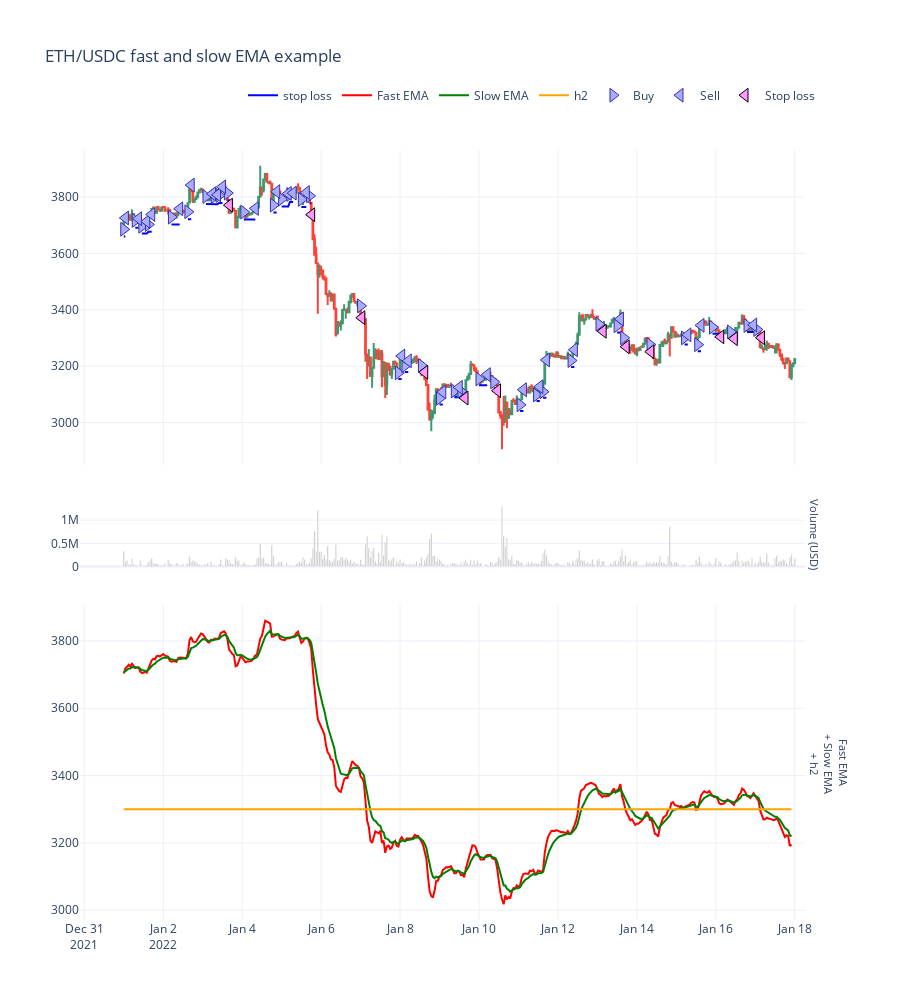

Notebook source saved alongside this figure:
### Code cell
from tradeexecutor.visual.single_pair import visualise_single_pair, visualise_single_pair_positions_with_duration_and_slippage
from tradingstrategy.charting.candle_chart import VolumeBarMode

figure = visualise_single_pair(
    state,
    universe.universe.candles,
    start_at=START_AT,
    end_at=END_AT,
    volume_bar_mode=VolumeBarMode.separate,
    volume_axis_name="Volume (USD)",
    height = 1000,
    relative_sizing=[1, 0.2, 1]
)

figure.show()

### Figure 1 — Plotly figure (JSON) as saved in the notebook; plotly's stock layout.template omitted (floating-point values rounded to 4 significant figures; data arrays with more than 128 entries replaced by an {"elided": "..."} marker saying what was removed)
{"data": [{"marker": {"color": "rgba(128,128,128,0.5)"}, "showlegend": false, "type": "bar", "x": {"elided": "409 str values"}, "xaxis": "x2", "y": {"elided": "409 float values"}, "yaxis": "y2"}, {"close": {"elided": "409 float values"}, "high": {"elided": "409 float values"}, "hoverinfo": "text", "low": {"elided": "409 float values"}, "open": {"elided": "409 float values"}, "showlegend": false, "text": {"elided": "409 str values"}, "type": "candlestick", "x": {"elided": "409 str values"}, "xaxis": "x", "yaxis": "y"}, {"line": {"color": "blue", "shape": "linear"}, "mode": "lines", "name": "stop loss", "type": "scatter", "x": {"elided": "408 str values"}, "xaxis": "x", "y": {"elided": "408 float values"}, "yaxis": "y"}, {"line": {"color": "red", "shape": "linear"}, "mode": "lines", "name": "Fast EMA", "type": "scatter", "x": {"elided": "408 str values"}, "xaxis": "x3", "y": {"elided": "408 float values"}, "yaxis": "y3"}, {"line": {"color": "green", "shape": "linear"}, "mode": "lines", "name": "Slow EMA", "type": "scatter", "x": {"elided": "408 str values"}, "xaxis": "x3", "y": {"elided": "408 float values"}, "yaxis": "y3"}, {"line": {"color": "orange", "shape": "linear"}, "mode": "lines", "name": "h2", "type": "scatter", "x": {"elided": "408 str values"}, "xaxis": "x3", "y": {"elided": "408 int values"}, "yaxis": "y3"}, {"hoverinfo": "text", "marker": {"color": "#aaaaff", "line": {"color": "#3333aa", "width": 1}, "size": 12, "symbol": "triangle-right"}, "mode": "markers", "name": "Buy", "text": ["Buy ETH<br><br>Executed at: 2022-01-01 00:00:00<br>Value: 7000.0000 USD<br>Quantity: 1.894503 ETH<br><br>Mid-price: 3685.6853 ETH / USD<br>Executed at price: 3694.8995 ETH / USD<br>Estimated execution price: 3694.8995 ETH / USD<br><br>Fees paid: $17.50<br>Fees planned: $17.50<br>Fees: 0.0025 %", "Buy ETH<br><br>Executed at: 2022-01-01 07:00:00<br>Value: 7028.6896 USD<br>Quantity: 1.886392 ETH<br><br>Mid-price: 3716.7038 ETH / USD<br>Executed at price: 3725.9956 ETH / USD<br>Estimated execution price: 3725.9956 ETH / USD<br><br>Fees paid: $17.57<br>Fees planned: $17.57<br>Fees: 0.0025 %", "Buy ETH<br><br>Executed at: 2022-01-01 11:00:00<br>Value: 7012.8027 USD<br>Quantity: 1.892556 ETH<br><br>Mid-price: 3696.2261 ETH / USD<br>Executed at price: 3705.4666 ETH / USD<br>Estimated execution price: 3705.4666 ETH / USD<br><br>Fees paid: $17.53<br>Fees planned: $17.53<br>Fees: 0.0025 %", "Buy ETH<br><br>Executed at: 2022-01-01 15:00:00<br>Value: 7011.2038 USD<br>Quantity: 1.888913 ETH<br><br>Mid-price: 3702.5098 ETH / USD<br>Executed at price: 3711.7661 ETH / USD<br>Estimated execution price: 3711.7661 ETH / USD<br><br>Fees paid: $17.53<br>Fees planned: $17.53<br>Fees: 0.0025 %", "Buy ETH<br><br>Executed at: 2022-01-02 05:00:00<br>Value: 7033.8286 USD<br>Quantity: 1.881604 ETH<br><br>Mid-price: 3728.8866 ETH / USD<br>Executed at price: 3738.2089 ETH / USD<br>Estimated execution price: 3738.2089 ETH / USD<br><br>Fees paid: $17.58<br>Fees planned: $17.58<br>Fees: 0.0025 %", "Buy ETH<br><br>Executed at: 2022-01-02 15:00:00<br>Value: 7048.0019 USD<br>Quantity: 1.875948 ETH<br><br>Mid-price: 3747.6660 ETH / USD<br>Executed at price: 3757.0352 ETH / USD<br>Estimated execution price: 3757.0352 ETH / USD<br><br>Fees paid: $17.62<br>Fees planned: $17.62<br>Fees: 0.0025 %", "Buy ETH<br><br>Executed at: 2022-01-03 02:00:00<br>Value: 7147.6100 USD<br>Quantity: 1.875278 ETH<br><br>Mid-price: 3801.9895 ETH / USD<br>Executed at price: 3811.4945 ETH / USD<br>Estimated execution price: 3811.4945 ETH / USD<br><br>Fees paid: $17.87<br>Fees planned: $17.87<br>Fees: 0.0025 %", "Buy ETH<br><br>Executed at: 2022-01-03 07:00:00<br>Value: 7135.2214 USD<br>Quantity: 1.872290 ETH<br><br>Mid-price: 3801.4568 ETH / USD<br>Executed at price: 3810.9605 ETH / USD<br>Estimated execution price: 3810.9605 ETH / USD<br><br>Fees paid: $17.84<br>Fees planned: $17.84<br>Fees: 0.0025 %", "Buy ETH<br><br>Executed at: 2022-01-03 10:00:00<br>Value: 7118.7001 USD<br>Quantity: 1.865887 ETH<br><br>Mid-price: 3805.6686 ETH / USD<br>Executed at price: 3815.1828 ETH / USD<br>Estimated execution price: 3815.1828 ETH / USD<br><br>Fees paid: $17.80<br>Fees planned: $17.80<br>Fees: 0.0025 %", "Buy ETH<br><br>Executed at: 2022-01-03 15:00:00<br>Value: 7133.4370 USD<br>Quantity: 1.865559 ETH<br><br>Mid-price: 3814.2182 ETH / USD<br>Executed at price: 3823.7538 ETH / USD<br>Estimated execution price: 3823.7538 ETH / USD<br><br>Fees paid: $17.83<br>Fees planned: $17.83<br>Fees: 0.0025 %", "Buy ETH<br><br>Executed at: 2022-01-04 01:00:00<br>Value: 7052.4342 USD<br>Quantity: 1.877665 ETH<br><br>Mid-price: 3746.5932 ETH / USD<br>Executed at price: 3755.9597 ETH / USD<br>Estimated execution price: 3755.9597 ETH / USD<br><br>Fees paid: $17.63<br>Fees planned: $17.63<br>Fees: 0.0025 %", "Buy ETH<br><br>Executed at: 2022-01-04 19:00:00<br>Value: 7044.7507 USD<br>Quantity: 1.863267 ETH<br><br>Mid-price: 3771.4312 ETH / USD<br>Executed at price: 3780.8598 ETH / USD<br>Estimated execution price: 3780.8598 ETH / USD<br><br>Fees paid: $17.61<br>Fees planned: $17.61<br>Fees: 0.0025 %", "Buy ETH<br><br>Executed at: 2022-01-05 00:00:00<br>Value: 7082.4008 USD<br>Quantity: 1.862529 ETH<br><br>Mid-price: 3793.0901 ETH / USD<br>Executed at price: 3802.5728 ETH / USD<br>Estimated execution price: 3802.5728 ETH / USD<br><br>Fees paid: $17.71<br>Fees planned: $17.71<br>Fees: 0.0025 %", "Buy ETH<br><br>Executed at: 2022-01-05 05:00:00<br>Value: 7083.0144 USD<br>Quantity: 1.854833 ETH<br><br>Mid-price: 3809.1576 ETH / USD<br>Executed at price: 3818.6805 ETH / USD<br>Estimated execution price: 3818.6805 ETH / USD<br><br>Fees paid: $17.71<br>Fees planned: $17.71<br>Fees: 0.0025 %", "Buy ETH<br><br>Executed at: 2022-01-05 12:00:00<br>Value: 7064.5175 USD<br>Quantity: 1.858635 ETH<br><br>Mid-price: 3791.4384 ETH / USD<br>Executed at price: 3800.9170 ETH / USD<br>Estimated execution price: 3800.9170 ETH / USD<br><br>Fees paid: $17.66<br>Fees planned: $17.66<br>Fees: 0.0025 %", "Buy ETH<br><br>Executed at: 2022-01-05 17:00:00<br>Value: 7071.7837 USD<br>Quantity: 1.854287 ETH<br><br>Mid-price: 3804.2378 ETH / USD<br>Executed at price: 3813.7484 ETH / USD<br>Estimated execution price: 3813.7484 ETH / USD<br><br>Fees paid: $17.68<br>Fees planned: $17.68<br>Fees: 0.0025 %", "Buy ETH<br><br>Executed at: 2022-01-07 00:00:00<br>Value: 6960.4425 USD<br>Quantity: 2.033760 ETH<br><br>Mid-price: 3413.9160 ETH / USD<br>Executed at price: 3422.4508 ETH / USD<br>Estimated execution price: 3422.4508 ETH / USD<br><br>Fees paid: $17.40<br>Fees planned: $17.40<br>Fees: 0.0025 %", "Buy ETH<br><br>Executed at: 2022-01-07 23:00:00<br>Value: 6876.4855 USD<br>Quantity: 2.159454 ETH<br><br>Mid-price: 3176.4219 ETH / USD<br>Executed at price: 3184.3629 ETH / USD<br>Estimated execution price: 3184.3629 ETH / USD<br><br>Fees paid: $17.19<br>Fees planned: $17.19<br>Fees: 0.0025 %", "Buy ETH<br><br>Executed at: 2022-01-08 03:00:00<br>Value: 6942.3422 USD<br>Quantity: 2.162922 ETH<br><br>Mid-price: 3201.7016 ETH / USD<br>Executed at price: 3209.7058 ETH / USD<br>Estimated execution price: 3209.7058 ETH / USD<br><br>Fees paid: $17.36<br>Fees planned: $17.36<br>Fees: 0.0025 %", "Buy ETH<br><br>Executed at: 2022-01-08 13:00:00<br>Value: 6944.1691 USD<br>Quantity: 2.163002 ETH<br><br>Mid-price: 3202.4254 ETH / USD<br>Executed at price: 3210.4315 ETH / USD<br>Estimated execution price: 3210.4315 ETH / USD<br><br>Fees paid: $17.36<br>Fees planned: $17.36<br>Fees: 0.0025 %", "Buy ETH<br><br>Executed at: 2022-01-09 00:00:00<br>Value: 6883.7186 USD<br>Quantity: 2.225097 ETH<br><br>Mid-price: 3085.9569 ETH / USD<br>Executed at price: 3093.6717 ETH / USD<br>Estimated execution price: 3093.6717 ETH / USD<br><br>Fees paid: $17.21<br>Fees planned: $17.21<br>Fees: 0.0025 %", "Buy ETH<br><br>Executed at: 2022-01-09 09:00:00<br>Value: 6894.8843 USD<br>Quantity: 2.210112 ETH<br><br>Mid-price: 3111.9188 ETH / USD<br>Executed at price: 3119.6986 ETH / USD<br>Estimated execution price: 3119.6986 ETH / USD<br><br>Fees paid: $17.24<br>Fees planned: $17.24<br>Fees: 0.0025 %", "Buy ETH<br><br>Executed at: 2022-01-09 13:00:00<br>Value: 6890.5796 USD<br>Quantity: 2.209239 ETH<br><br>Mid-price: 3111.2053 ETH / USD<br>Executed at price: 3118.9833 ETH / USD<br>Estimated execution price: 3118.9833 ETH / USD<br><br>Fees paid: $17.23<br>Fees planned: $17.23<br>Fees: 0.0025 %", "Buy ETH<br><br>Executed at: 2022-01-10 00:00:00<br>Value: 6829.0135 USD<br>Quantity: 2.159400 ETH<br><br>Mid-price: 3154.5727 ETH / USD<br>Executed at price: 3162.4591 ETH / USD<br>Estimated execution price: 3162.4591 ETH / USD<br><br>Fees paid: $17.07<br>Fees planned: $17.07<br>Fees: 0.0025 %", "Buy ETH<br><br>Executed at: 2022-01-10 09:00:00<br>Value: 6828.4634 USD<br>Quantity: 2.166518 ETH<br><br>Mid-price: 3143.9553 ETH / USD<br>Executed at price: 3151.8152 ETH / USD<br>Estimated execution price: 3151.8152 ETH / USD<br><br>Fees paid: $17.07<br>Fees planned: $17.07<br>Fees: 0.0025 %", "Buy ETH<br><br>Executed at: 2022-01-11 01:00:00<br>Value: 6757.7660 USD<br>Quantity: 2.200905 ETH<br><br>Mid-price: 3062.7912 ETH / USD<br>Executed at price: 3070.4482 ETH / USD<br>Estimated execution price: 3070.4482 ETH / USD<br><br>Fees paid: $16.89<br>Fees planned: $16.89<br>Fees: 0.0025 %", "Buy ETH<br><br>Executed at: 2022-01-11 11:00:00<br>Value: 6816.6199 USD<br>Quantity: 2.194977 ETH<br><br>Mid-price: 3097.8089 ETH / USD<br>Executed at price: 3105.5535 ETH / USD<br>Estimated execution price: 3105.5535 ETH / USD<br><br>Fees paid: $17.04<br>Fees planned: $17.04<br>Fees: 0.0025 %", "Buy ETH<br><br>Executed at: 2022-01-11 15:00:00<br>Value: 6837.7680 USD<br>Quantity: 2.193646 ETH<br><br>Mid-price: 3109.3052 ETH / USD<br>Executed at price: 3117.0785 ETH / USD<br>Estimated execution price: 3117.0785 ETH / USD<br><br>Fees paid: $17.09<br>Fees planned: $17.09<br>Fees: 0.0025 %", "Buy ETH<br><br>Executed at: 2022-01-12 08:00:00<br>Value: 6986.4552 USD<br>Quantity: 2.164270 ETH<br><br>Mid-price: 3220.0390 ETH / USD<br>Executed at price: 3228.0891 ETH / USD<br>Estimated execution price: 3228.0891 ETH / USD<br><br>Fees paid: $17.47<br>Fees planned: $17.47<br>Fees: 0.0025 %", "Buy ETH<br><br>Executed at: 2022-01-13 01:00:00<br>Value: 7019.8262 USD<br>Quantity: 2.090947 ETH<br><br>Mid-price: 3348.8750 ETH / USD<br>Executed at price: 3357.2472 ETH / USD<br>Estimated execution price: 3357.2472 ETH / USD<br><br>Fees paid: $17.55<br>Fees planned: $17.55<br>Fees: 0.0025 %", "Buy ETH<br><br>Executed at: 2022-01-13 12:00:00<br>Value: 6958.7777 USD<br>Quantity: 2.076225 ETH<br><br>Mid-price: 3343.2917 ETH / USD<br>Executed at price: 3351.6499 ETH / USD<br>Estimated execution price: 3351.6499 ETH / USD<br><br>Fees paid: $17.40<br>Fees planned: $17.40<br>Fees: 0.0025 %", "Buy ETH<br><br>Executed at: 2022-01-13 16:00:00<br>Value: 6969.2344 USD<br>Quantity: 2.106322 ETH<br><br>Mid-price: 3300.4715 ETH / USD<br>Executed at price: 3308.7227 ETH / USD<br>Estimated execution price: 3308.7227 ETH / USD<br><br>Fees paid: $17.42<br>Fees planned: $17.42<br>Fees: 0.0025 %", "Buy ETH<br><br>Executed at: 2022-01-14 08:00:00<br>Value: 6898.2475 USD<br>Quantity: 2.100301 ETH<br><br>Mid-price: 3276.2181 ETH / USD<br>Executed at price: 3284.4087 ETH / USD<br>Estimated execution price: 3284.4087 ETH / USD<br><br>Fees paid: $17.25<br>Fees planned: $17.25<br>Fees: 0.0025 %", "Buy ETH<br><br>Executed at: 2022-01-15 05:00:00<br>Value: 6837.5476 USD<br>Quantity: 2.066575 ETH<br><br>Mid-price: 3300.3869 ETH / USD<br>Executed at price: 3308.6379 ETH / USD<br>Estimated execution price: 3308.6379 ETH / USD<br><br>Fees paid: $17.09<br>Fees planned: $17.09<br>Fees: 0.0025 %", "Buy ETH<br><br>Executed at: 2022-01-15 13:00:00<br>Value: 6829.0583 USD<br>Quantity: 2.079194 ETH<br><br>Mid-price: 3276.2829 ETH / USD<br>Executed at price: 3284.4736 ETH / USD<br>Estimated execution price: 3284.4736 ETH / USD<br><br>Fees paid: $17.07<br>Fees planned: $17.07<br>Fees: 0.0025 %", "Buy ETH<br><br>Executed at: 2022-01-15 22:00:00<br>Value: 6904.6997 USD<br>Quantity: 2.063166 ETH<br><br>Mid-price: 3338.3070 ETH / USD<br>Executed at price: 3346.6528 ETH / USD<br>Estimated execution price: 3346.6528 ETH / USD<br><br>Fees paid: $17.26<br>Fees planned: $17.26<br>Fees: 0.0025 %", "Buy ETH<br><br>Executed at: 2022-01-16 09:00:00<br>Value: 6831.2539 USD<br>Quantity: 2.051522 ETH<br><br>Mid-price: 3321.5431 ETH / USD<br>Executed at price: 3329.8469 ETH / USD<br>Estimated execution price: 3329.8469 ETH / USD<br><br>Fees paid: $17.08<br>Fees planned: $17.08<br>Fees: 0.0025 %", "Buy ETH<br><br>Executed at: 2022-01-16 19:00:00<br>Value: 6772.8542 USD<br>Quantity: 2.020085 ETH<br><br>Mid-price: 3344.3964 ETH / USD<br>Executed at price: 3352.7574 ETH / USD<br>Estimated execution price: 3352.7574 ETH / USD<br><br>Fees paid: $16.93<br>Fees planned: $16.93<br>Fees: 0.0025 %", "Buy ETH<br><br>Executed at: 2022-01-17 01:00:00<br>Value: 6751.5360 USD<br>Quantity: 2.022492 ETH<br><br>Mid-price: 3329.9015 ETH / USD<br>Executed at price: 3338.2263 ETH / USD<br>Estimated execution price: 3338.2263 ETH / USD<br><br>Fees paid: $16.88<br>Fees planned: $16.88<br>Fees: 0.0025 %"], "type": "scatter", "x": ["2022-01-01T00:00:00", "2022-01-01T07:00:00", "2022-01-01T11:00:00", "2022-01-01T15:00:00", "2022-01-02T05:00:00", "2022-01-02T15:00:00", "2022-01-03T02:00:00", "2022-01-03T07:00:00", "2022-01-03T10:00:00", "2022-01-03T15:00:00", "2022-01-04T01:00:00", "2022-01-04T19:00:00", "2022-01-05T00:00:00", "2022-01-05T05:00:00", "2022-01-05T12:00:00", "2022-01-05T17:00:00", "2022-01-07T00:00:00", "2022-01-07T23:00:00", "2022-01-08T03:00:00", "2022-01-08T13:00:00", "2022-01-09T00:00:00", "2022-01-09T09:00:00", "2022-01-09T13:00:00", "2022-01-10T00:00:00", "2022-01-10T09:00:00", "2022-01-11T01:00:00", "2022-01-11T11:00:00", "2022-01-11T15:00:00", "2022-01-12T08:00:00", "2022-01-13T01:00:00", "2022-01-13T12:00:00", "2022-01-13T16:00:00", "2022-01-14T08:00:00", "2022-01-15T05:00:00", "2022-01-15T13:00:00", "2022-01-15T22:00:00", "2022-01-16T09:00:00", "2022-01-16T19:00:00", "2022-01-17T01:00:00"], "xaxis": "x", "y": [3686.0, 3717.0, 3696.0, 3703.0, 3729.0, 3748.0, 3802.0, 3801.0, 3806.0, 3814.0, 3747.0, 3771.0, 3793.0, 3809.0, 3791.0, 3804.0, 3414.0, 3176.0, 3202.0, 3202.0, 3086.0, 3112.0, 3111.0, 3155.0, 3144.0, 3063.0, 3098.0, 3109.0, 3220.0, 3349.0, 3343.0, 3300.0, 3276.0, 3300.0, 3276.0, 3338.0, 3322.0, 3344.0, 3330.0], "yaxis": "y"}, {"hoverinfo": "text", "marker": {"color": "#aaaaff", "line": {"color": "#3333aa", "width": 1}, "size": 12, "symbol": "triangle-left"}, "mode": "markers", "name": "Sell", "text": ["Sell ETH<br><br>Executed at: 2022-01-01 01:00:00<br>Value: 7040.9852 USD<br>Quantity: 1.894503 ETH<br><br>Mid-price: 3725.8479 ETH / USD<br>Executed at price: 3716.5333 ETH / USD<br>Estimated execution price: 3716.5333 ETH / USD<br><br>Fees paid: $17.65<br>Fees planned: $17.65<br>Fees: 0.0025 %", "Sell ETH<br><br>Executed at: 2022-01-01 09:00:00<br>Value: 7005.9940 USD<br>Quantity: 1.886392 ETH<br><br>Mid-price: 3723.2725 ETH / USD<br>Executed at price: 3713.9644 ETH / USD<br>Estimated execution price: 3713.9644 ETH / USD<br><br>Fees paid: $17.56<br>Fees planned: $17.56<br>Fees: 0.0025 %", "Sell ETH<br><br>Executed at: 2022-01-01 14:00:00<br>Value: 7010.5186 USD<br>Quantity: 1.892556 ETH<br><br>Mid-price: 3713.5436 ETH / USD<br>Executed at price: 3704.2597 ETH / USD<br>Estimated execution price: 3704.2597 ETH / USD<br><br>Fees paid: $17.57<br>Fees planned: $17.57<br>Fees: 0.0025 %", "Sell ETH<br><br>Executed at: 2022-01-01 17:00:00<br>Value: 7043.5249 USD<br>Quantity: 1.888913 ETH<br><br>Mid-price: 3738.2225 ETH / USD<br>Executed at price: 3728.8770 ETH / USD<br>Estimated execution price: 3728.8770 ETH / USD<br><br>Fees paid: $17.65<br>Fees planned: $17.65<br>Fees: 0.0025 %", "Sell ETH<br><br>Executed at: 2022-01-02 10:00:00<br>Value: 7054.0761 USD<br>Quantity: 1.881604 ETH<br><br>Mid-price: 3758.3656 ETH / USD<br>Executed at price: 3748.9697 ETH / USD<br>Estimated execution price: 3748.9697 ETH / USD<br><br>Fees paid: $17.68<br>Fees planned: $17.68<br>Fees: 0.0025 %", "Sell ETH<br><br>Executed at: 2022-01-02 17:00:00<br>Value: 7190.2993 USD<br>Quantity: 1.875948 ETH<br><br>Mid-price: 3842.4950 ETH / USD<br>Executed at price: 3832.8888 ETH / USD<br>Estimated execution price: 3832.8888 ETH / USD<br><br>Fees paid: $18.02<br>Fees planned: $18.02<br>Fees: 0.0025 %", "Sell ETH<br><br>Executed at: 2022-01-03 06:00:00<br>Value: 7129.9120 USD<br>Quantity: 1.875278 ETH<br><br>Mid-price: 3811.5859 ETH / USD<br>Executed at price: 3802.0569 ETH / USD<br>Estimated execution price: 3802.0569 ETH / USD<br><br>Fees paid: $17.87<br>Fees planned: $17.87<br>Fees: 0.0025 %", "Sell ETH<br><br>Executed at: 2022-01-03 09:00:00<br>Value: 7111.6196 USD<br>Quantity: 1.872290 ETH<br><br>Mid-price: 3807.8743 ETH / USD<br>Executed at price: 3798.3546 ETH / USD<br>Estimated execution price: 3798.3546 ETH / USD<br><br>Fees paid: $17.82<br>Fees planned: $17.82<br>Fees: 0.0025 %", "Sell ETH<br><br>Executed at: 2022-01-03 12:00:00<br>Value: 7139.7528 USD<br>Quantity: 1.865887 ETH<br><br>Mid-price: 3836.0558 ETH / USD<br>Executed at price: 3826.4657 ETH / USD<br>Estimated execution price: 3826.4657 ETH / USD<br><br>Fees paid: $17.89<br>Fees planned: $17.89<br>Fees: 0.0025 %", "Sell ETH<br><br>Executed at: 2022-01-04 08:00:00<br>Value: 7041.4577 USD<br>Quantity: 1.877665 ETH<br><br>Mid-price: 3759.5126 ETH / USD<br>Executed at price: 3750.1139 ETH / USD<br>Estimated execution price: 3750.1139 ETH / USD<br><br>Fees paid: $17.65<br>Fees planned: $17.65<br>Fees: 0.0025 %", "Sell ETH<br><br>Executed at: 2022-01-04 21:00:00<br>Value: 7098.5365 USD<br>Quantity: 1.863267 ETH<br><br>Mid-price: 3819.2744 ETH / USD<br>Executed at price: 3809.7262 ETH / USD<br>Estimated execution price: 3809.7262 ETH / USD<br><br>Fees paid: $17.79<br>Fees planned: $17.79<br>Fees: 0.0025 %", "Sell ETH<br><br>Executed at: 2022-01-05 04:00:00<br>Value: 7083.2774 USD<br>Quantity: 1.862529 ETH<br><br>Mid-price: 3812.5749 ETH / USD<br>Executed at price: 3803.0435 ETH / USD<br>Estimated execution price: 3803.0435 ETH / USD<br><br>Fees paid: $17.75<br>Fees planned: $17.75<br>Fees: 0.0025 %", "Sell ETH<br><br>Executed at: 2022-01-05 07:00:00<br>Value: 7056.5902 USD<br>Quantity: 1.854833 ETH<br><br>Mid-price: 3813.9693 ETH / USD<br>Executed at price: 3804.4343 ETH / USD<br>Estimated execution price: 3804.4343 ETH / USD<br><br>Fees paid: $17.69<br>Fees planned: $17.69<br>Fees: 0.0025 %", "Sell ETH<br><br>Executed at: 2022-01-05 15:00:00<br>Value: 7074.8978 USD<br>Quantity: 1.858635 ETH<br><br>Mid-price: 3816.0420 ETH / USD<br>Executed at price: 3806.5019 ETH / USD<br>Estimated execution price: 3806.5019 ETH / USD<br><br>Fees paid: $17.73<br>Fees planned: $17.73<br>Fees: 0.0025 %", "Sell ETH<br><br>Executed at: 2022-01-08 01:00:00<br>Value: 6970.5665 USD<br>Quantity: 2.159454 ETH<br><br>Mid-price: 3236.0200 ETH / USD<br>Executed at price: 3227.9299 ETH / USD<br>Estimated execution price: 3227.9299 ETH / USD<br><br>Fees paid: $17.47<br>Fees planned: $17.47<br>Fees: 0.0025 %", "Sell ETH<br><br>Executed at: 2022-01-08 05:00:00<br>Value: 6944.9521 USD<br>Quantity: 2.162922 ETH<br><br>Mid-price: 3218.9599 ETH / USD<br>Executed at price: 3210.9125 ETH / USD<br>Estimated execution price: 3210.9125 ETH / USD<br><br>Fees paid: $17.41<br>Fees planned: $17.41<br>Fees: 0.0025 %", "Sell ETH<br><br>Executed at: 2022-01-09 02:00:00<br>Value: 6899.6696 USD<br>Quantity: 2.225097 ETH<br><br>Mid-price: 3108.6120 ETH / USD<br>Executed at price: 3100.8404 ETH / USD<br>Estimated execution price: 3100.8404 ETH / USD<br><br>Fees paid: $17.29<br>Fees planned: $17.29<br>Fees: 0.0025 %", "Sell ETH<br><br>Executed at: 2022-01-09 12:00:00<br>Value: 6888.7347 USD<br>Quantity: 2.210112 ETH<br><br>Mid-price: 3124.7280 ETH / USD<br>Executed at price: 3116.9162 ETH / USD<br>Estimated execution price: 3116.9162 ETH / USD<br><br>Fees paid: $17.26<br>Fees planned: $17.26<br>Fees: 0.0025 %", "Sell ETH<br><br>Executed at: 2022-01-10 05:00:00<br>Value: 6828.2276 USD<br>Quantity: 2.159400 ETH<br><br>Mid-price: 3170.0202 ETH / USD<br>Executed at price: 3162.0952 ETH / USD<br>Estimated execution price: 3162.0952 ETH / USD<br><br>Fees paid: $17.11<br>Fees planned: $17.11<br>Fees: 0.0025 %", "Sell ETH<br><br>Executed at: 2022-01-11 03:00:00<br>Value: 6841.8430 USD<br>Quantity: 2.200905 ETH<br><br>Mid-price: 3116.4403 ETH / USD<br>Executed at price: 3108.6492 ETH / USD<br>Estimated execution price: 3108.6492 ETH / USD<br><br>Fees paid: $17.15<br>Fees planned: $17.15<br>Fees: 0.0025 %", "Sell ETH<br><br>Executed at: 2022-01-11 13:00:00<br>Value: 6846.8314 USD<br>Quantity: 2.194977 ETH<br><br>Mid-price: 3127.1352 ETH / USD<br>Executed at price: 3119.3174 ETH / USD<br>Estimated execution price: 3119.3174 ETH / USD<br><br>Fees paid: $17.16<br>Fees planned: $17.16<br>Fees: 0.0025 %", "Sell ETH<br><br>Executed at: 2022-01-11 17:00:00<br>Value: 7050.1783 USD<br>Quantity: 2.193646 ETH<br><br>Mid-price: 3221.9632 ETH / USD<br>Executed at price: 3213.9083 ETH / USD<br>Estimated execution price: 3213.9083 ETH / USD<br><br>Fees paid: $17.67<br>Fees planned: $17.67<br>Fees: 0.0025 %", "Sell ETH<br><br>Executed at: 2022-01-12 10:00:00<br>Value: 7034.1280 USD<br>Quantity: 2.164270 ETH<br><br>Mid-price: 3258.2619 ETH / USD<br>Executed at price: 3250.1163 ETH / USD<br>Estimated execution price: 3250.1163 ETH / USD<br><br>Fees paid: $17.63<br>Fees planned: $17.63<br>Fees: 0.0025 %", "Sell ETH<br><br>Executed at: 2022-01-13 14:00:00<br>Value: 6973.7159 USD<br>Quantity: 2.076225 ETH<br><br>Mid-price: 3367.2630 ETH / USD<br>Executed at price: 3358.8448 ETH / USD<br>Estimated execution price: 3358.8448 ETH / USD<br><br>Fees paid: $17.48<br>Fees planned: $17.48<br>Fees: 0.0025 %", "Sell ETH<br><br>Executed at: 2022-01-15 07:00:00<br>Value: 6825.4200 USD<br>Quantity: 2.066575 ETH<br><br>Mid-price: 3311.0470 ETH / USD<br>Executed at price: 3302.7694 ETH / USD<br>Estimated execution price: 3302.7694 ETH / USD<br><br>Fees paid: $17.11<br>Fees planned: $17.11<br>Fees: 0.0025 %", "Sell ETH<br><br>Executed at: 2022-01-15 15:00:00<br>Value: 6937.1175 USD<br>Quantity: 2.079194 ETH<br><br>Mid-price: 3344.8074 ETH / USD<br>Executed at price: 3336.4453 ETH / USD<br>Estimated execution price: 3336.4453 ETH / USD<br><br>Fees paid: $17.39<br>Fees planned: $17.39<br>Fees: 0.0025 %", "Sell ETH<br><br>Executed at: 2022-01-16 23:00:00<br>Value: 6742.3996 USD<br>Quantity: 2.020085 ETH<br><br>Mid-price: 3346.0466 ETH / USD<br>Executed at price: 3337.6815 ETH / USD<br>Estimated execution price: 3337.6815 ETH / USD<br><br>Fees paid: $16.90<br>Fees planned: $16.90<br>Fees: 0.0025 %"], "type": "scatter", "x": ["2022-01-01T01:00:00", "2022-01-01T09:00:00", "2022-01-01T14:00:00", "2022-01-01T17:00:00", "2022-01-02T10:00:00", "2022-01-02T17:00:00", "2022-01-03T06:00:00", "2022-01-03T09:00:00", "2022-01-03T12:00:00", "2022-01-04T08:00:00", "2022-01-04T21:00:00", "2022-01-05T04:00:00", "2022-01-05T07:00:00", "2022-01-05T15:00:00", "2022-01-08T01:00:00", "2022-01-08T05:00:00", "2022-01-09T02:00:00", "2022-01-09T12:00:00", "2022-01-10T05:00:00", "2022-01-11T03:00:00", "2022-01-11T13:00:00", "2022-01-11T17:00:00", "2022-01-12T10:00:00", "2022-01-13T14:00:00", "2022-01-15T07:00:00", "2022-01-15T15:00:00", "2022-01-16T23:00:00"], "xaxis": "x", "y": [3726.0, 3723.0, 3714.0, 3738.0, 3758.0, 3842.0, 3812.0, 3808.0, 3836.0, 3760.0, 3819.0, 3813.0, 3814.0, 3816.0, 3236.0, 3219.0, 3109.0, 3125.0, 3170.0, 3116.0, 3127.0, 3222.0, 3258.0, 3367.0, 3311.0, 3345.0, 3346.0], "yaxis": "y"}, {"hoverinfo": "text", "marker": {"line": {"color": "black", "width": 1}, "size": 12, "symbol": "triangle-left"}, "mode": "markers", "name": "Stop loss", "text": ["Stop loss ETH<br><br>Trigger was at 3787.5187 ETH / USD<br><br>Executed at: 2022-01-03 16:15:00<br>Value: 7017.7187 USD<br>Quantity: 1.865559 ETH<br><br>Mid-price: 3771.1529 ETH / USD<br>Executed at price: 3761.7250 ETH / USD<br>Estimated execution price: 3761.7250 ETH / USD<br><br>Fees paid: $17.59<br>Fees planned: $17.59<br>Fees: 0.0025 %", "Stop loss ETH<br><br>Trigger was at 3777.6082 ETH / USD<br><br>Executed at: 2022-01-05 18:15:00<br>Value: 6912.7249 USD<br>Quantity: 1.854287 ETH<br><br>Mid-price: 3737.3127 ETH / USD<br>Executed at price: 3727.9695 ETH / USD<br>Estimated execution price: 3727.9695 ETH / USD<br><br>Fees paid: $17.33<br>Fees planned: $17.33<br>Fees: 0.0025 %", "Stop loss ETH<br><br>Trigger was at 3390.0186 ETH / USD<br><br>Executed at: 2022-01-07 00:45:00<br>Value: 6840.5039 USD<br>Quantity: 2.033760 ETH<br><br>Mid-price: 3371.9067 ETH / USD<br>Executed at price: 3363.4770 ETH / USD<br>Estimated execution price: 3363.4770 ETH / USD<br><br>Fees paid: $17.14<br>Fees planned: $17.14<br>Fees: 0.0025 %", "Stop loss ETH<br><br>Trigger was at 3180.0084 ETH / USD<br><br>Executed at: 2022-01-08 15:00:00<br>Value: 6857.8112 USD<br>Quantity: 2.163002 ETH<br><br>Mid-price: 3178.4525 ETH / USD<br>Executed at price: 3170.5064 ETH / USD<br>Estimated execution price: 3170.5064 ETH / USD<br><br>Fees paid: $17.19<br>Fees planned: $17.19<br>Fees: 0.0025 %", "Stop loss ETH<br><br>Trigger was at 3089.4268 ETH / USD<br><br>Executed at: 2022-01-09 15:30:00<br>Value: 6802.6281 USD<br>Quantity: 2.209239 ETH<br><br>Mid-price: 3086.8897 ETH / USD<br>Executed at price: 3079.1725 ETH / USD<br>Estimated execution price: 3079.1725 ETH / USD<br><br>Fees paid: $17.05<br>Fees planned: $17.05<br>Fees: 0.0025 %", "Stop loss ETH<br><br>Trigger was at 3121.9476 ETH / USD<br><br>Executed at: 2022-01-10 11:15:00<br>Value: 6727.4672 USD<br>Quantity: 2.166518 ETH<br><br>Mid-price: 3112.9809 ETH / USD<br>Executed at price: 3105.1984 ETH / USD<br>Estimated execution price: 3105.1984 ETH / USD<br><br>Fees paid: $16.86<br>Fees planned: $16.86<br>Fees: 0.0025 %", "Stop loss ETH<br><br>Trigger was at 3325.4329 ETH / USD<br><br>Executed at: 2022-01-13 03:30:00<br>Value: 6932.6140 USD<br>Quantity: 2.090947 ETH<br><br>Mid-price: 3323.8474 ETH / USD<br>Executed at price: 3315.5378 ETH / USD<br>Estimated execution price: 3315.5378 ETH / USD<br><br>Fees paid: $17.37<br>Fees planned: $17.37<br>Fees: 0.0025 %", "Stop loss ETH<br><br>Trigger was at 3277.3682 ETH / USD<br><br>Executed at: 2022-01-13 17:30:00<br>Value: 6867.8245 USD<br>Quantity: 2.106322 ETH<br><br>Mid-price: 3268.7491 ETH / USD<br>Executed at price: 3260.5772 ETH / USD<br>Estimated execution price: 3260.5772 ETH / USD<br><br>Fees paid: $17.21<br>Fees planned: $17.21<br>Fees: 0.0025 %", "Stop loss ETH<br><br>Trigger was at 3253.2846 ETH / USD<br><br>Executed at: 2022-01-14 08:30:00<br>Value: 6811.5333 USD<br>Quantity: 2.100301 ETH<br><br>Mid-price: 3251.2502 ETH / USD<br>Executed at price: 3243.1221 ETH / USD<br>Estimated execution price: 3243.1221 ETH / USD<br><br>Fees paid: $17.07<br>Fees planned: $17.07<br>Fees: 0.0025 %", "Stop loss ETH<br><br>Trigger was at 3314.9389 ETH / USD<br><br>Executed at: 2022-01-16 03:00:00<br>Value: 6799.7771 USD<br>Quantity: 2.063166 ETH<br><br>Mid-price: 3304.0577 ETH / USD<br>Executed at price: 3295.7976 ETH / USD<br>Estimated execution price: 3295.7976 ETH / USD<br><br>Fees paid: $17.04<br>Fees planned: $17.04<br>Fees: 0.0025 %", "Stop loss ETH<br><br>Trigger was at 3298.2923 ETH / USD<br><br>Executed at: 2022-01-16 11:15:00<br>Value: 6747.8258 USD<br>Quantity: 2.051522 ETH<br><br>Mid-price: 3297.4241 ETH / USD<br>Executed at price: 3289.1805 ETH / USD<br>Estimated execution price: 3289.1805 ETH / USD<br><br>Fees paid: $16.91<br>Fees planned: $16.91<br>Fees: 0.0025 %", "Stop loss ETH<br><br>Trigger was at 3306.5922 ETH / USD<br><br>Executed at: 2022-01-17 03:45:00<br>Value: 6659.0003 USD<br>Quantity: 2.022492 ETH<br><br>Mid-price: 3300.7248 ETH / USD<br>Executed at price: 3292.4730 ETH / USD<br>Estimated execution price: 3292.4730 ETH / USD<br><br>Fees paid: $16.69<br>Fees planned: $16.69<br>Fees: 0.0025 %"], "type": "scatter", "x": ["2022-01-03T16:15:00", "2022-01-05T18:15:00", "2022-01-07T00:45:00", "2022-01-08T15:00:00", "2022-01-09T15:30:00", "2022-01-10T11:15:00", "2022-01-13T03:30:00", "2022-01-13T17:30:00", "2022-01-14T08:30:00", "2022-01-16T03:00:00", "2022-01-16T11:15:00", "2022-01-17T03:45:00"], "xaxis": "x", "y": [3771.0, 3737.0, 3372.0, 3178.0, 3087.0, 3113.0, 3324.0, 3269.0, 3251.0, 3304.0, 3297.0, 3301.0], "yaxis": "y"}, {"hoverinfo": "text", "marker": {"line": {"color": "black", "width": 1}, "size": 12, "symbol": "triangle-left"}, "mode": "markers", "name": "Take profit", "text": [], "type": "scatter", "x": [], "xaxis": "x", "y": [], "yaxis": "y"}], "layout": {"annotations": [{"font": {"size": 11}, "showarrow": false, "text": "Volume (USD)", "textangle": 90, "x": 0.98, "xanchor": "left", "xref": "paper", "y": 0.5, "yanchor": "middle", "yref": "paper"}, {"font": {"size": 11}, "showarrow": false, "text": "Fast EMA<br> + Slow EMA<br> + h2", "textangle": 90, "x": 0.98, "xanchor": "left", "xref": "paper", "y": 0.2045, "yanchor": "middle", "yref": "paper"}], "height": 1000, "legend": {"orientation": "h", "x": 1, "xanchor": "right", "y": 1.09, "yanchor": "top"}, "margin": {"t": 150}, "title": {"text": "ETH/USDC fast and slow EMA example", "y": 0.95}, "xaxis": {"anchor": "y", "domain": [0, 0.98], "matches": "x3", "rangeslider": {"visible": false}, "showticklabels": false}, "xaxis2": {"anchor": "y2", "domain": [0, 0.98], "matches": "x3", "rangeslider": {"visible": false}, "showticklabels": false}, "xaxis3": {"anchor": "y3", "domain": [0, 0.98], "rangeslider": {"visible": false}}, "yaxis": {"anchor": "x", "domain": [0.5909, 1.0]}, "yaxis2": {"anchor": "x2", "domain": [0.4591, 0.5409]}, "yaxis3": {"anchor": "x3", "domain": [0, 0.4091]}}}
